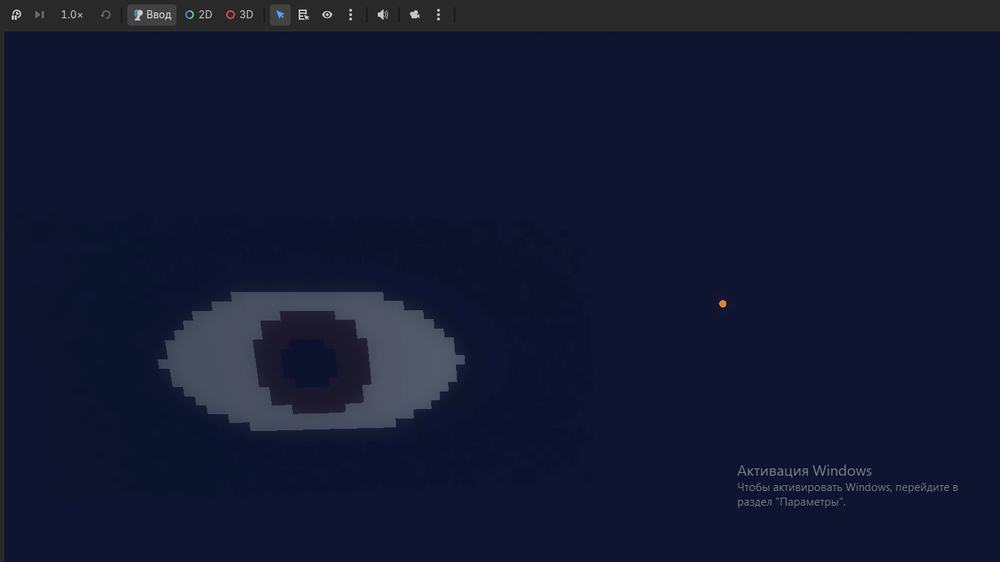
#> input picture reference/primitive_failure_example.png, 1000 x 562 px, shrunk from 1366 x 768 before the run
$ python -i cinematic-reference-score.py   (imports and definitions only)
#> lines starting #> are read from the running program, lines starting #| are printed output that depends on the picture; after the words box and inside, x2 and y2 are one past the last pixel; in counts of white or black regions, pixels touching at a corner belong together
#!/usr/bin/env python3
import argparse, json, math, os, sys
from pathlib import Path
try:
    from PIL import Image
    import numpy as np
except Exception as e:
    print(json.dumps({"ok":False,"error":"Missing Pillow/numpy","detail":str(e)}))
    sys.exit(11)

def image_metrics(path, crop=None):
    im=Image.open(path).convert('RGB')
#> im is the input picture: PIL image 1000x562 RGB; mean R, G, B 17.9, 24.7, 50
    if crop:
        x,y,w,h=crop
        im=im.crop((x,y,x+w,y+h))
    arr=np.asarray(im).astype(np.float32)/255.0
    h,w,_=arr.shape
#> h = 562; w = 1000
    lum=0.2126*arr[:,:,0]+0.7152*arr[:,:,1]+0.0722*arr[:,:,2]
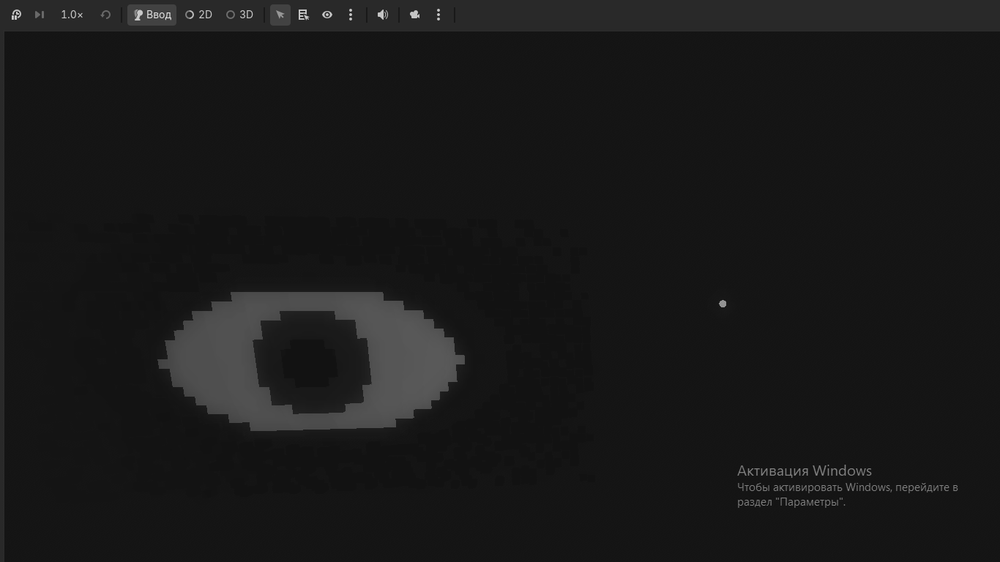
#> lum: shape (562, 1000) float32; min 0.00793, max 0.91, mean 0.0984
    mx=arr.max(2); mn=arr.min(2); sat=np.where(mx>0,(mx-mn)/(mx+1e-6),0)
#> after `mx = arr.max(2)`:
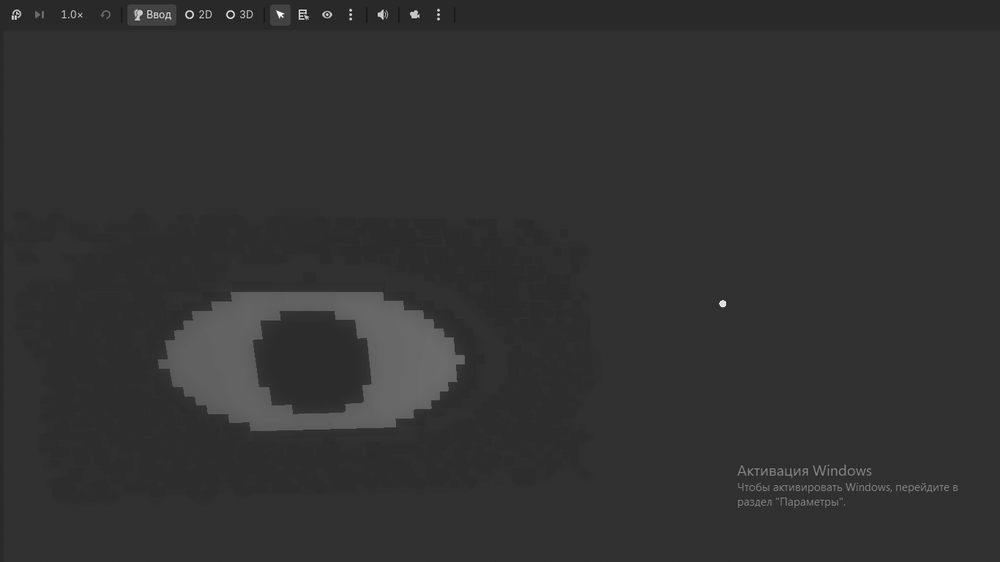
#> mx: shape (562, 1000) float32; min 0.0118, max 1, mean 0.196
#> after `sat = np.where(mx > 0, (mx - mn) / (mx + 1e-06), 0)`:
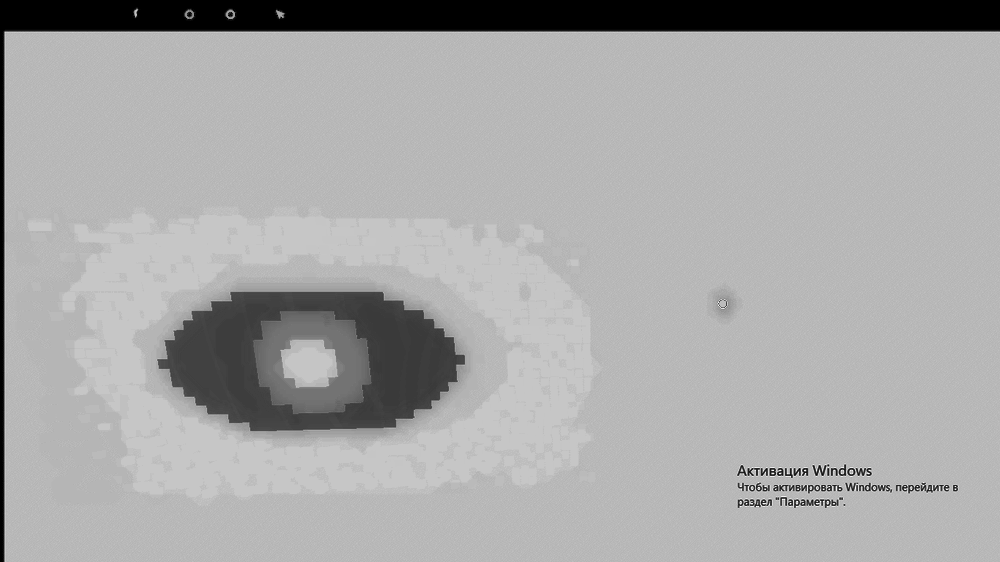
#> sat: shape (562, 1000) float32; min 0, max 1, mean 0.66
    gx=np.diff(lum,axis=1,prepend=lum[:,:1]); gy=np.diff(lum,axis=0,prepend=lum[:1,:]); grad=np.sqrt(gx*gx+gy*gy)
#> after `gx = np.diff(lum, axis=1, prepend=lum[:, :1])`:
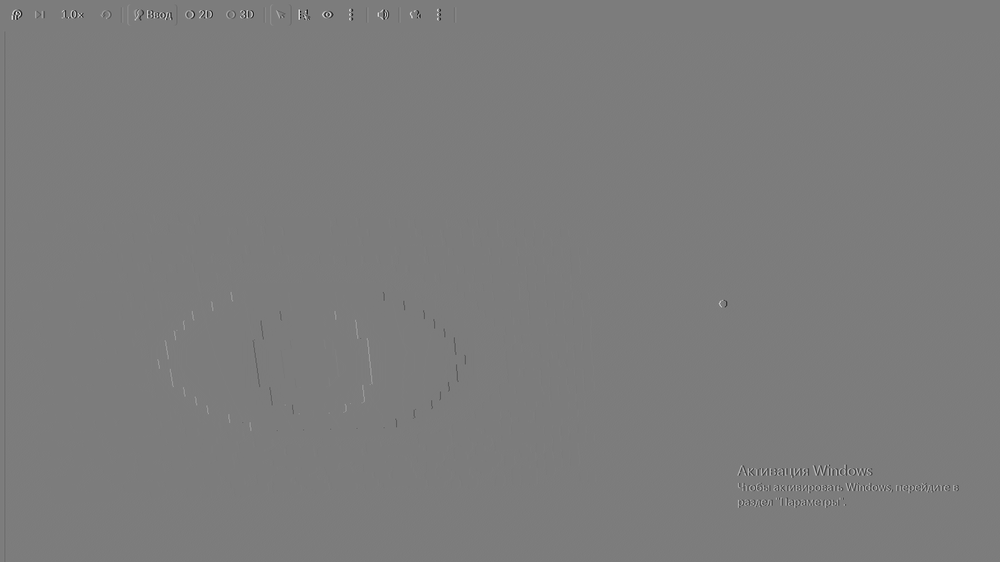
#> gx: shape (562, 1000) float32; min -0.698, max 0.729, mean -7.34e-05; drawn with min black and max white
    bh,bw=max(1,h//16),max(1,w//16); stds=[]
#> after `bh, bw = (max(1, h // 16), max(1, w // 16))`: bh = 35; bw = 62
    for yy in range(0,h,bh):
        for xx in range(0,w,bw): stds.append(float(lum[yy:min(h,yy+bh),xx:min(w,xx+bw)].std()))
#> after the loop, stds = 289 values, max 0.142 at index 2, min 0.00128 at index 285, mean 0.0151
    hist=np.histogram(lum,bins=64,range=(0,1))[0].astype(float); p=hist/max(1,hist.sum()); ent=float(-(p[p>0]*np.log2(p[p>0])).sum())
#> after `hist = np.histogram(lum, bins=64, range=(0, 1))[0].astype(float)`: hist = 64 values, max 421177 at index 5, min 0 at index 59, mean 8781.2
#> after `p = hist / max(1, hist.sum())`: p = 64 values, max 0.749 at index 5, min 0 at index 59, mean 0.0156
#> after `ent = float(-(p[p > 0] * np.log2(p[p > 0])).sum())`: ent = 1.48
    warm=(arr[:,:,0]>arr[:,:,2]*1.25)&(arr[:,:,0]>arr[:,:,1]*1.05)&(lum>0.08)
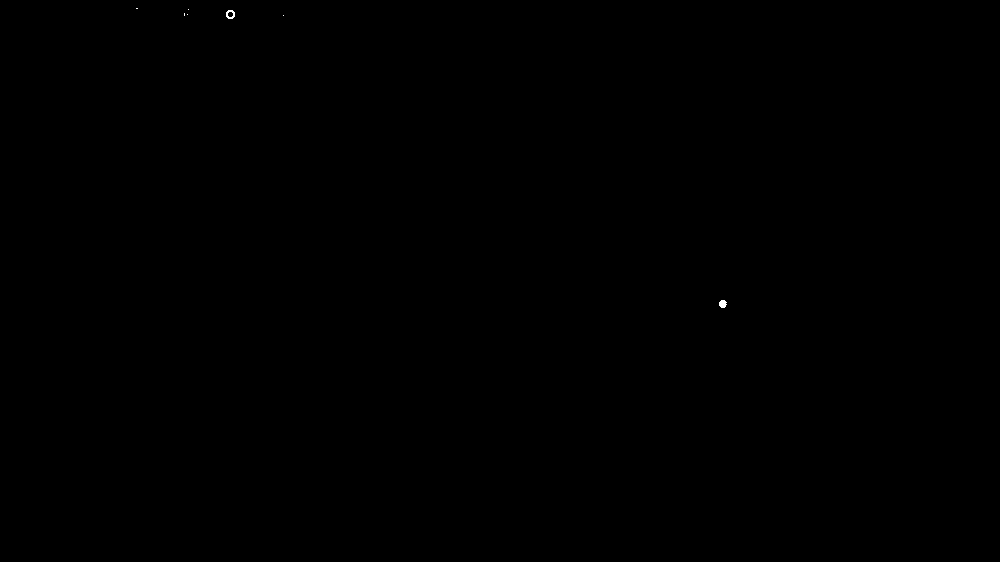
#> warm: shape (562, 1000) bool; 0.02% white; 7 white regions (5 under 20 px), largest, box (x1, y1, x2, y2) and area: (719, 300, 727, 308) 50, (226, 10, 235, 19) 48
    bright=lum>0.20; bottom=lum[int(h*.68):]; bottom_grad=grad[int(h*.68):]
#> after `bright = lum > 0.2`: bright: shape (562, 1000) bool; 4.9% white; 88 white regions (23 under 20 px), largest, box (x1, y1, x2, y2) and area: (158, 292, 465, 431) 23494, (127, 4, 177, 26) 1066, (270, 4, 291, 26) 450
#> after `bottom = lum[int(h * 0.68):]`:
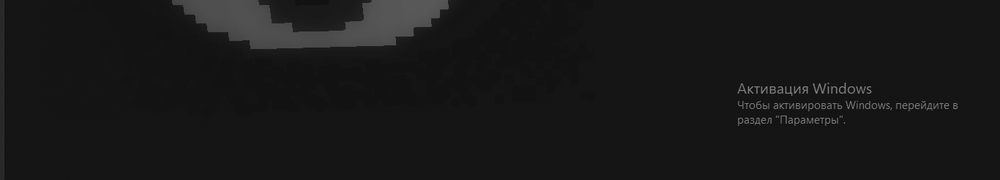
#> bottom: shape (180, 1000) float32; min 0.00793, max 0.582, mean 0.0946
#> after `bottom_grad = grad[int(h * 0.68):]`:
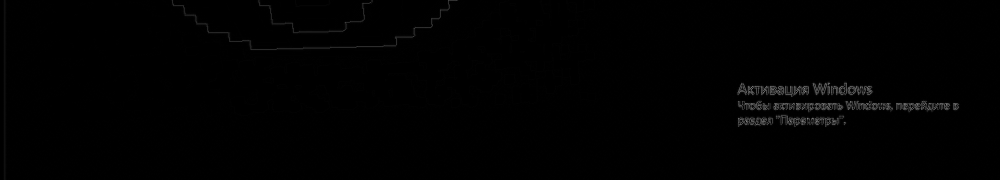
#> bottom_grad: shape (180, 1000) float32; min 0, max 0.513, mean 0.00717
    centroid=[None,None]
    if bright.any():
        ys,xs=np.nonzero(bright); centroid=[float(xs.mean()/w),float(ys.mean()/h)]
#> after `centroid = [float(xs.mean() / w), float(ys.mean() / h)]`: centroid = [0.332, 0.598]
    return {
        'width':w,'height':h,'mean_luminance':float(lum.mean()),'p95_luminance':float(np.quantile(lum,.95)),
        'dark_ratio':float((lum<0.06).mean()),'mean_saturation':float(sat.mean()),'edge_density':float((grad>0.025).mean()),
        'gradient_mean':float(grad.mean()),'block_contrast_mean':float(np.mean(stds)),'luminance_entropy_bits':ent,
        'warm_pixel_ratio':float(warm.mean()),'bright_pixel_ratio':float(bright.mean()),
        'bottom_ui_occupancy_proxy':float(((bottom_grad>0.025)|(bottom>0.12)).mean()),'bright_centroid':centroid
    }

def clamp(v,a=0,b=100): return max(a,min(b,float(v)))
# [57 lines left out: functions floor_score, reference_similarity, main, not called in this run]
# [1 line not run here, left out]

>>> result = image_metrics('../reference/primitive_failure_example.png')
#> result = 14 items
